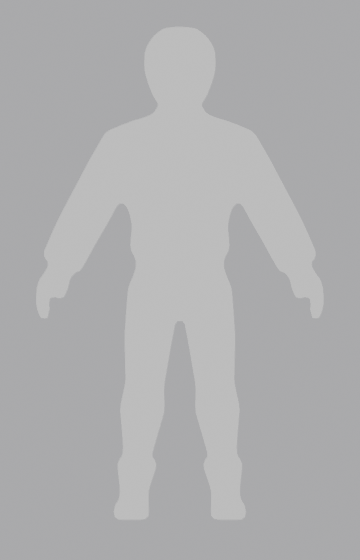
#> input picture scratchpad/char_front_negY.png, 360 x 560 px
$ python -i ref2004_sections.py   (imports and definitions only)
#> lines starting #> are read from the running program, lines starting #| are printed output that depends on the picture
#> further down, picture is the input picture: PIL image 360x560 RGBA; mean R, G, B, A 174.8, 175, 176.1, 255
"""Pair sheets for the tutorial, UI and scenery sections (imported by analyze.py).
2004 on the left (the 765x503 applet scaled x2, nearest), ours on the right (1530x1006). Sheets with 2004 imagery
go to C:/Users/iQwaZ/ref2004_captures/sheets only; our-only sheets to scratchpad/ref2004."""
import glob
import json
import os

import numpy as np
from PIL import Image

from analyze import CAP, col, label, load, out2004, outours, row, save_pair_sheet, scale_to_h, titled

W, H = 1530, 1006
# the 2004 applet's fixed layout (765 x 503)
UI2004 = {'viewport': (4, 4, 516, 338), 'chat': (0, 338, 519, 503), 'side': (522, 168, 765, 503), 'minimap': (550, 0, 765, 160),
          'tabs_top': (522, 160, 765, 205), 'tabs_bottom': (522, 460, 765, 503)}


def big2004(p):
    return load(p).resize((W, H), Image.NEAREST)


# [63 lines left out: functions first, pair, anim_strip, not called in this run]


# our clip lengths (s) as authored in the player GLB (read from the live game 2026-09-27; the capture now records them)
OURS_CLIP_S = {'chop': 1.0, 'net': 1.6, 'mine': 1.0, 'cook': 1.333, 'smelt': 1.2, 'smith': 1.0, 'firemake': 1.0,
               'attack_stab': 0.6, 'attack_slash': 0.6, 'bow': 1.2, 'climb': 1.0}

# [26 lines left out: functions best_variant, mid_action_full, not called in this run]


MOMENTS = [
    # name, 2004 still candidates, ours still candidates, 2004 anim folder, ours anim keyword
    ('arrival', ['arrival.png'], ['arrival.png'], None, None),
    ('first_instructor_building', ['guide_dialogue.png', 'guide_interior.png'], ['dialogue_bram.png', 'guide_interior.png'], None, None),
    ('survival_instructor', ['survival_dialogue.png', 'survival_area.png'], ['dialogue_wenna.png'], None, None),
    ('woodcutting', [], [], 'woodcutting', ['chop', 'wood', 'axe', 'hatchet']),
    ('firemaking', [], [], 'firemaking', ['fire', 'light', 'tinder', 'kneel']),
    ('fishing', [], [], 'fishing', ['net', 'fish']),
    ('cooking', [], [], 'cooking', ['cook']),
    ('chef_building', ['chef_dialogue.png', 'chef_building.png'], ['dialogue_hettie.png', 'chef_building.png'], 'baking', ['bake', 'knead']),
    ('quest_guide_building', ['quest_dialogue.png', 'quest_building.png'], ['dialogue_ansel.png', 'quest_building.png'], None, None),
    ('mine', ['mine.png', 'mining_dialogue.png'], ['dialogue_durgin.png', 'mine.png'], 'mining', ['mine', 'pick']),
    ('smelting_smithing', [], [], 'smelting', ['smelt', 'smith', 'hammer', 'anvil']),
    ('combat_instructor', ['combat_area.png', 'combat_dialogue.png'], ['dialogue_corrick.png'], None, None),
    ('combat_melee', [], ['combat_melee_trial_4.png', 'combat_melee_trial_2.png', 'combat_melee_trial_0.png'], 'combat_open', ['attack', 'slash', 'stab', 'punch', 'strike']),
    ('combat_ranged', [], ['combat_ranged_trial_4.png', 'combat_ranged_trial_2.png', 'combat_ranged_trial_0.png'], 'ranged', ['bow']),
    ('bank', ['bank.png'], ['bank.png'], 'bank', None),
]


# [115 lines left out: functions tutorial, ui, scenery, not called in this run]


def image_stats(im):
    """Colour / texture numbers for the feel report: saturation, value contrast, edge density, palette size."""
    a = np.asarray(im.convert('RGB'), dtype=np.float32) / 255.0
    mx, mn = a.max(axis=2), a.min(axis=2)
    sat = np.where(mx > 0, (mx - mn) / np.maximum(mx, 1e-6), 0)
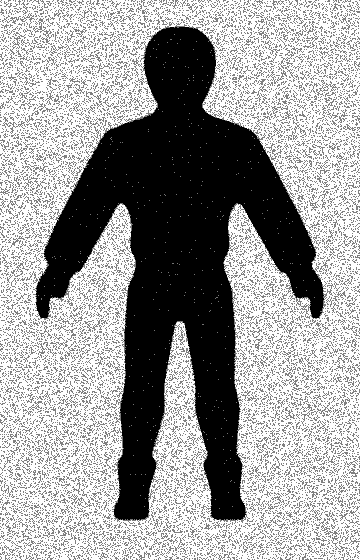
#> sat: shape (560, 360) float32; min 0, max 0.0117, mean 0.00724; drawn with min black and max white
    lum = 0.299 * a[..., 0] + 0.587 * a[..., 1] + 0.114 * a[..., 2]
    gx = np.abs(np.diff(lum, axis=1)).mean()
#> gx = 0.00236
    gy = np.abs(np.diff(lum, axis=0)).mean()
#> gy = 0.00199
    q = (np.asarray(im.convert("RGB").resize((256, 168))).astype(np.int32) // 16).reshape(-1, 3)
    pal = len(np.unique(q[:, 0] * 256 + q[:, 1] * 16 + q[:, 2]))
#> pal = 4
    return {'mean_sat': round(float(sat.mean()), 3), 'lum_mean': round(float(lum.mean()), 3), 'lum_std': round(float(lum.std()), 3),
            'edge_density': round(float((gx + gy) * 100), 2), 'palette_4bit': pal}


# [8 lines left out: function summarise, not called in this run]


def run(what):
    {'tutorial': tutorial, 'ui': ui, 'scenery': scenery}[what]()

>>> from PIL import Image
>>> picture = Image.open('../../scratchpad/char_front_negY.png')
>>> result = image_stats(picture)
#> result = {'mean_sat': 0.007, 'lum_mean': 0.687, 'lum_std': 0.033, 'edge_density': 0.44, 'palette_4bit': 4}

$ run again, on scratchpad/charc_front.png
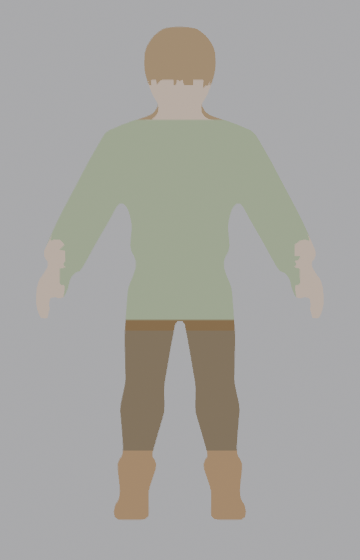
#> input picture scratchpad/charc_front.png, 360 x 560 px
#> picture is the input picture: PIL image 360x560 RGBA; mean R, G, B, A 165.9, 165.1, 160.8, 255
#> in image_stats, `sat = np.where(mx > 0, (mx - mn) / np.maximum(mx, 1e-6), 0)`:
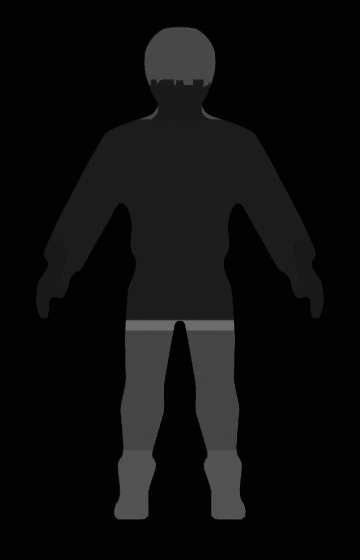
#> sat: shape (560, 360) float32; min 0, max 0.43, mean 0.055
#> in image_stats, `lum = 0.299 * a[..., 0] + 0.587 * a[..., 1] + 0.114 * a[..., 2]`:
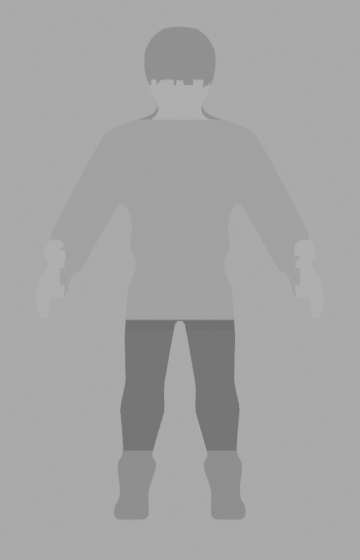
#> lum: shape (560, 360) float32; min 0.444, max 0.691, mean 0.646
#> gx = 0.00252
#> gy = 0.00206
#> pal = 22
#> result = {'mean_sat': 0.055, 'lum_mean': 0.646, 'lum_std': 0.049, 'edge_density': 0.46, 'palette_4bit': 22}

$ run again, on scratchpad/charc_side.png
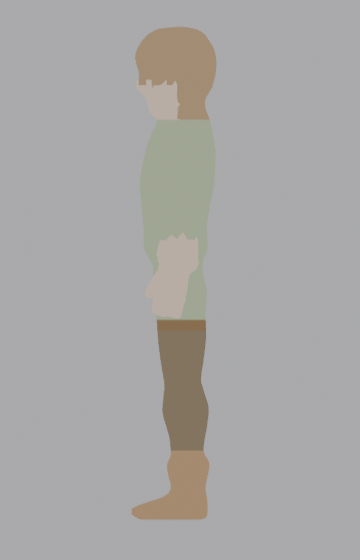
#> input picture scratchpad/charc_side.png, 360 x 560 px
#> picture is the input picture: PIL image 360x560 RGBA; mean R, G, B, A 168, 166.9, 165.5, 255
#> in image_stats, `mx, mn = a.max(axis=2), a.min(axis=2)`:
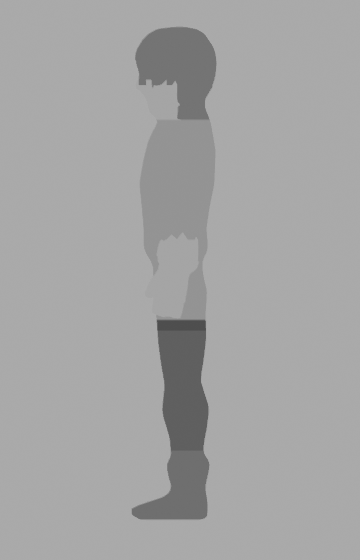
#> mn: shape (560, 360) float32; min 0.302, max 0.671, mean 0.643
#> in image_stats, `sat = np.where(mx > 0, (mx - mn) / np.maximum(mx, 1e-6), 0)`:
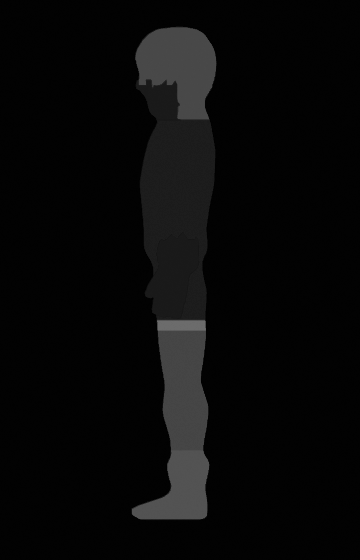
#> sat: shape (560, 360) float32; min 0, max 0.43, mean 0.0361
#> gx = 0.00216
#> gy = 0.00191
#> pal = 21
#> result = {'mean_sat': 0.036, 'lum_mean': 0.655, 'lum_std': 0.039, 'edge_density': 0.41, 'palette_4bit': 21}
